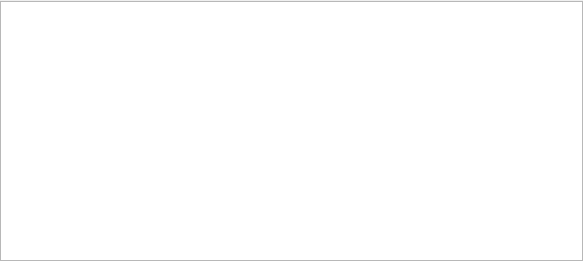
<ui version="4.0">
 <author/>
 <comment/>
 <exportmacro/>
 <class>ProtectionRuleDetailWidget</class>
 <widget class="QWidget" name="ProtectionRuleDetailWidget">
  <property name="geometry">
   <rect>
    <x>0</x>
    <y>0</y>
    <width>583</width>
    <height>261</height>
   </rect>
  </property>
  <property name="windowTitle">
   <string>Form</string>
  </property>
  <layout class="QVBoxLayout" name="verticalLayout">
   <property name="spacing">
    <number>0</number>
   </property>
   <property name="leftMargin">
    <number>0</number>
   </property>
   <property name="topMargin">
    <number>1</number>
   </property>
   <property name="rightMargin">
    <number>0</number>
   </property>
   <property name="bottomMargin">
    <number>0</number>
   </property>
   <item>
    <widget class="QTableWidget" name="tableWidget">
     <property name="enabled">
      <bool>true</bool>
     </property>
     <property name="sizePolicy">
      <sizepolicy hsizetype="Expanding" vsizetype="Expanding">
       <horstretch>0</horstretch>
       <verstretch>0</verstretch>
      </sizepolicy>
     </property>
     <property name="styleSheet">
      <string notr="true"/>
     </property>
    </widget>
   </item>
  </layout>
 </widget>
 <resources/>
 <connections/>
</ui>
